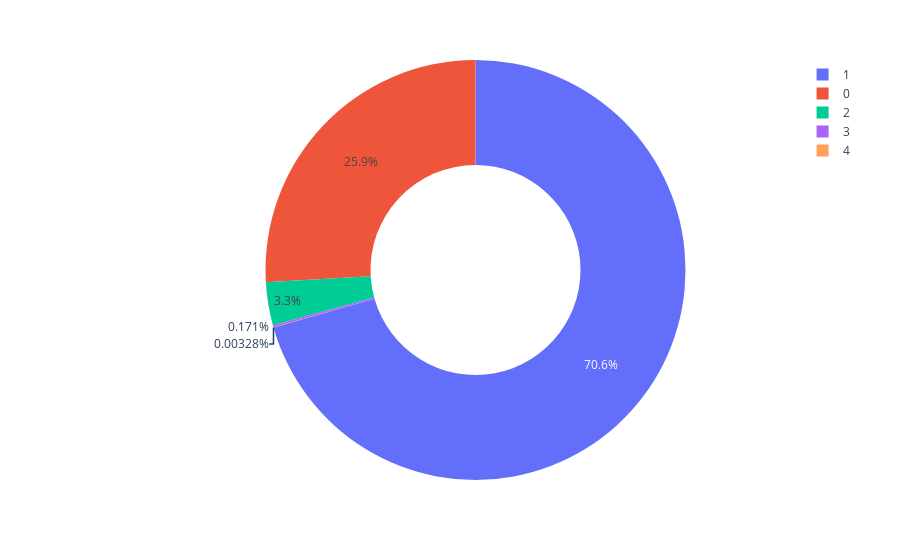

Here is the notebook cell this chart was saved with:
### Code cell
on = df['total_stops'].value_counts().to_frame()
px.pie(on, values='total_stops',names=on.index, hole=.5)

### Figure 1 — Plotly figure (JSON) as saved in the notebook; plotly's stock layout.template omitted (floating-point values rounded to 4 significant figures)
{"data": [{"domain": {"x": [0, 1], "y": [0, 1]}, "hole": 0.5, "hovertemplate": "index=%{label}<br>total_stops=%{value}<extra></extra>", "labels": [1, 0, 2, 3, 4], "legendgroup": "", "name": "", "showlegend": true, "type": "pie", "values": [43017, 15802, 2011, 104, 2]}], "layout": {"legend": {"tracegroupgap": 0}, "margin": {"t": 60}}}
